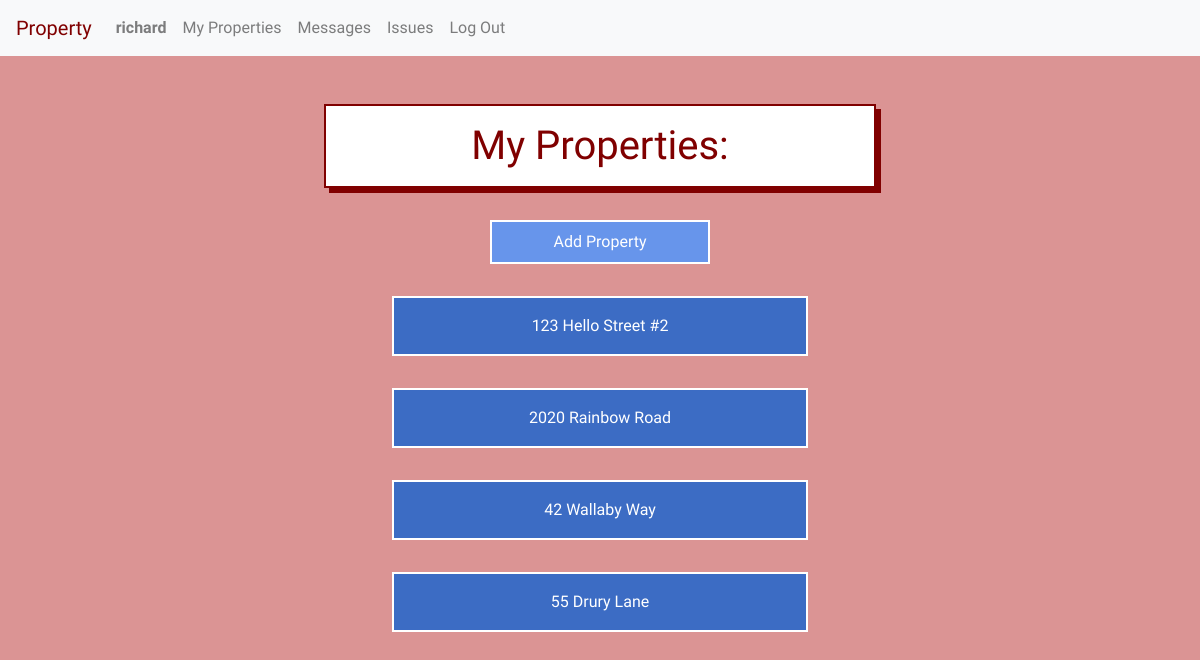
The app's page / (signed in), older data.
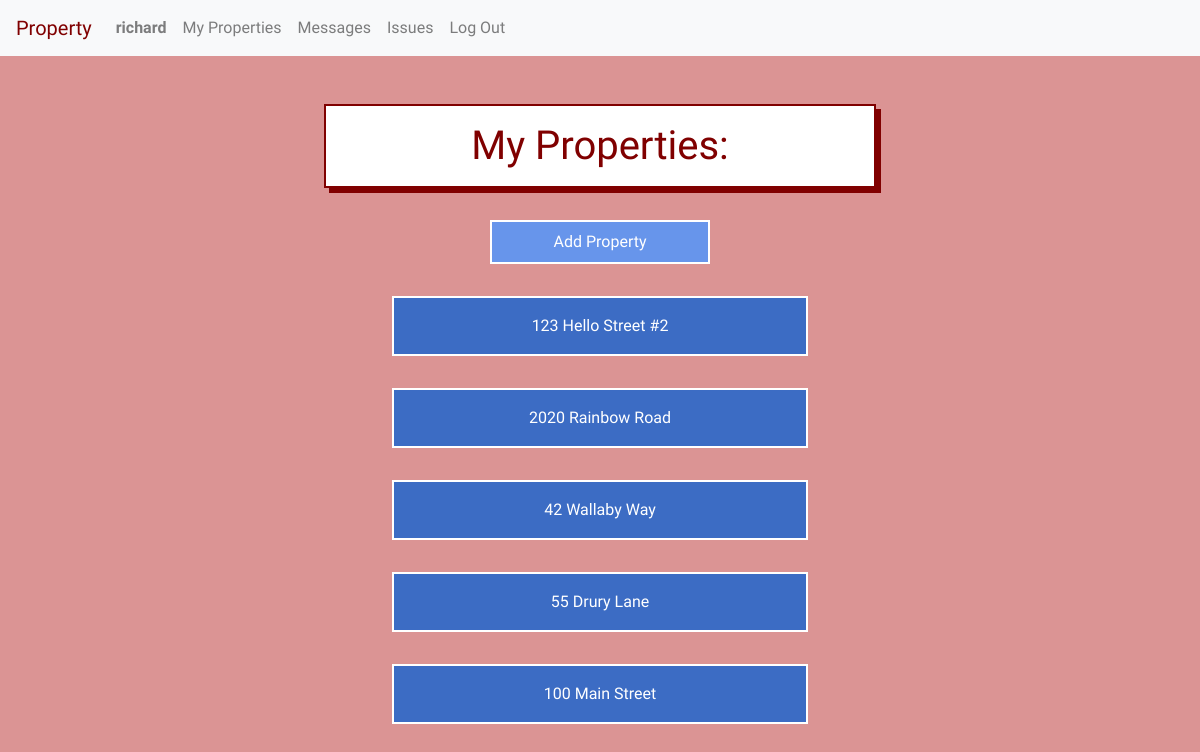
The same page, newer data.
### property/models.py (models this page shows, shortened)
class User(AbstractUser):
    tenant = models.BooleanField(default=True)
    manager = models.BooleanField(default=False)

class Unit(models.Model):
    manager = models.ForeignKey(User, on_delete=models.CASCADE, related_name="managers")
    tenant = models.ForeignKey(User, on_delete=models.CASCADE, related_name="tenants", blank=True, null=True)
    address = models.CharField(max_length=200)
    image = models.URLField(blank=True, default='', max_length=1000)
    def __str__(self):
        return f"{self.address}"

### property/views.py (the view, shortened to what this page needs)
# urls.py: path("", views.index, name="index"),
def index(request):
        if request.user.is_authenticated:
            if request.user.manager:
                try:
                    units = Unit.objects.filter(manager=request.user)
                except ObjectDoesNotExist:
                    units = None
                print(units)
                return render(request, 'property/index.html', {
                    "units": units
                })
        else:
            return render(request, 'property/login.html')

### property/templates/property/index.html (shortened to what this page needs)
{% extends "property/layout.html" %}
{% block body %}
    {% if user.manager %}
        {% if not units %}
            <br><br>
            <p> You have not registered any properties yet. </p>
            <p> Let's get started! </p>
            <br><br>
            <div class="add-property-link">
                <a href="{% url 'add_property' %}">Add Property</a>
            </div>
        {% else %}
            <h1>My Properties:</h1>
            <div class="add-property-link">
                <a href="{% url 'add_property' %}">Add Property</a>
            </div>
            <div class="list-container">
            {% for unit in units %}
                <div class="listed-item-link">
                    <a href="{% url 'unit' unit.id %}">{{unit}}</a>
                </div>
            {% endfor %}
            </div>
        {% endif %}
    {% endif %}
{% endblock %}

### property/templates/property/layout.html (shortened to what this page needs)
{% load static %}
<!DOCTYPE html>
<html lang="en">
    <head>
        <link rel="stylesheet" href="https://stackpath.bootstrapcdn.com/bootstrap/4.3.1/css/bootstrap.min.css">
        <link href="{% static 'property/styles.css' %}" rel="stylesheet">
    </head>
    <body>
        {% if user.is_authenticated %}
        <nav class="navbar sticky-top navbar-expand-lg navbar-light bg-light">
            <a class="navbar-brand">Property</a>
            <div class="collapse navbar-collapse" id="navbarTogglerDemo02">
              <ul class="navbar-nav mr-auto mt-2 mt-lg-0">
                <li class="nav-item">
                    <a class="nav-link" href="{% url 'profile' %}"><strong>{{ user.username }}</strong></a>
                </li>
                {% if user.manager %}
                <li class="nav-item">
                    <a class="nav-link" href="{% url 'index' %}">My Properties</a>
                </li>
                {% endif %}
                <li class="nav-item">
                    <a class="nav-link" href="{% url 'messages' %}">Messages</a>
                </li>
                <li class="nav-item">
                    <a class="nav-link" href="{% url 'issues' %}">Issues</a>
                </li>
                <li class="nav-item">
                    <a class="nav-link" href="{% url 'logout' %}">Log Out</a>
                </li>
              </ul>
            </div>
          </nav>
        {% endif %}
        <div class="body">
        {% block body %}
        {% endblock %}
        </div>
    </body>
</html>

### property/static/property/styles.css (style rules this page uses)
body { background-color: rgb(219, 148, 148); color: maroon; font-family: 'Yusei Magic', sans-serif; }
.listed-item-link > a { color: white; text-decoration: none; }
.add-property-link > a { color: white; text-decoration: none; }
.body { padding: 3rem; text-align: center; }
h1 { padding: 1rem; margin-bottom: 1rem; margin: auto; text-align: center; border: maroon solid 2px; background-color: white; color: maroon; display: block; box-shadow: 5px 5px; width: 50%; min-width: 350px; }
.list-container { padding: 2rem; }
.listed-item-link { padding: 1rem; margin: auto; width: 40%; min-width: 300px; margin-bottom: 2rem; text-align: center; border: white solid 2px; background-color: rgb(60, 108, 196); color: white; display: block; }
.add-property-link { padding: 0.5rem; margin: auto; width: 20%; min-width: 200px; margin-top: 2rem; text-align: center; border: white solid 2px; background-color: rgb(103, 149, 235); color: white; display: block; }

Row changes from the older to the newer data that the page shows:
added Unit: address "100 Main Street"
